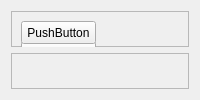
               <widget class="QWidget" name="planchasHor2_3">
                <layout class="QVBoxLayout" name="verticalLayout_17">
                 <item>
                  <widget class="QFrame" name="frame_17">
                   <property name="frameShape">
                    <enum>QFrame::StyledPanel</enum>
                   </property>
                   <property name="frameShadow">
                    <enum>QFrame::Raised</enum>
                   </property>
                   <widget class="QPushButton" name="pushButton_51">
                    <property name="geometry">
                     <rect>
                      <x>10</x>
                      <y>30</y>
                      <width>75</width>
                      <height>23</height>
                     </rect>
                    </property>
                    <property name="text">
                     <string>PushButton</string>
                    </property>
                   </widget>
                   <widget class="QPushButton" name="pushButton_52">
                    <property name="geometry">
                     <rect>
                      <x>10</x>
                      <y>60</y>
                      <width>75</width>
                      <height>23</height>
                     </rect>
                    </property>
                    <property name="text">
                     <string>PushButton</string>
                    </property>
                   </widget>
                   <widget class="QPushButton" name="pushButton_53">
                    <property name="geometry">
                     <rect>
                      <x>10</x>
                      <y>10</y>
                      <width>75</width>
                      <height>23</height>
                     </rect>
                    </property>
                    <property name="text">
                     <string>PushButton</string>
                    </property>
                   </widget>
                  </widget>
                 </item>
                 <item>
                  <widget class="QFrame" name="frame_16">
                   <property name="frameShape">
                    <enum>QFrame::StyledPanel</enum>
                   </property>
                   <property name="frameShadow">
                    <enum>QFrame::Raised</enum>
                   </property>
                  </widget>
                 </item>
                </layout>
               </widget>
